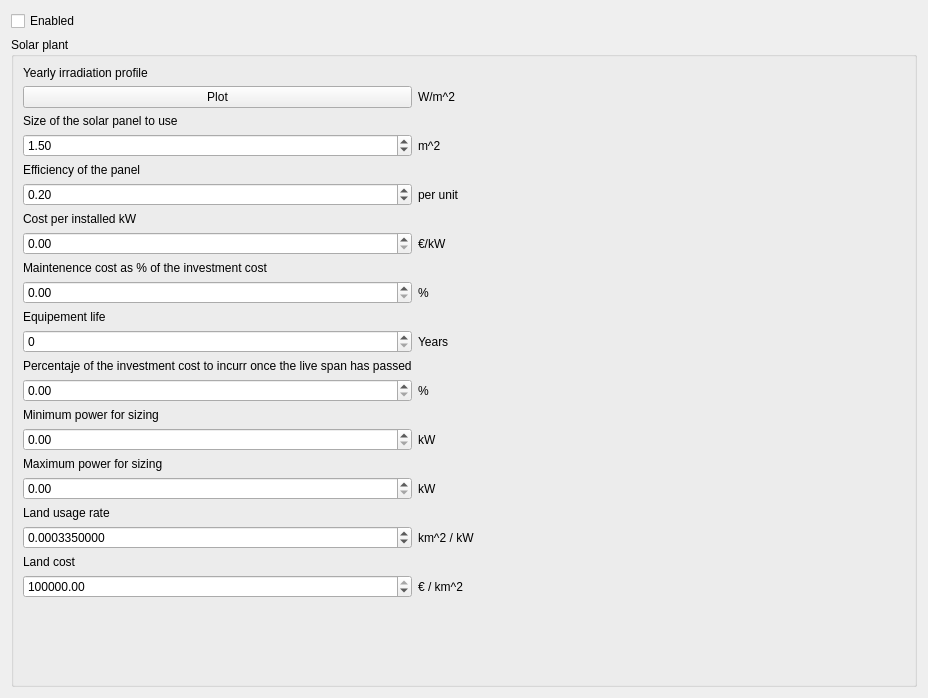
               <widget class="QWidget" name="scrollAreaWidgetContents_2">
                <property name="geometry">
                 <rect>
                  <x>0</x>
                  <y>-191</y>
                  <width>928</width>
                  <height>698</height>
                 </rect>
                </property>
                <layout class="QVBoxLayout" name="verticalLayout">
                 <item>
                  <widget class="QCheckBox" name="solar_enable_checkBox">
                   <property name="text">
                    <string>Enabled</string>
                   </property>
                  </widget>
                 </item>
                 <item>
                  <widget class="QGroupBox" name="groupBox_9">
                   <property name="title">
                    <string>Solar plant</string>
                   </property>
                   <layout class="QGridLayout" name="gridLayout_17">
                    <item row="1" column="0">
                     <widget class="QPushButton" name="solar_plot_irradiation_pushButton">
                      <property name="text">
                       <string>Plot</string>
                      </property>
                     </widget>
                    </item>
                    <item row="6" column="0">
                     <widget class="QLabel" name="label_92">
                      <property name="text">
                       <string>Cost per installed kW</string>
                      </property>
                     </widget>
                    </item>
                    <item row="2" column="0">
                     <widget class="QLabel" name="label_89">
                      <property name="text">
                       <string>Size of the solar panel to use</string>
                      </property>
                     </widget>
                    </item>
                    <item row="12" column="0">
                     <widget class="QLabel" name="label_94">
                      <property name="text">
                       <string>Percentaje of the investment cost to incurr once the live span has passed</string>
                      </property>
                     </widget>
                    </item>
                    <item row="8" column="0">
                     <widget class="QLabel" name="label_90">
                      <property name="text">
                       <string>Maintenence cost as % of the investment cost</string>
                      </property>
                     </widget>
                    </item>
                    <item row="4" column="0">
                     <widget class="QLabel" name="label_91">
                      <property name="text">
                       <string>Efficiency of the panel</string>
                      </property>
                     </widget>
                    </item>
                    <item row="10" column="0">
                     <widget class="QLabel" name="label_93">
                      <property name="text">
                       <string>Equipement life</string>
                      </property>
                     </widget>
                    </item>
                    <item row="0" column="0">
                     <widget class="QLabel" name="label_88">
                      <property name="text">
                       <string>Yearly irradiation profile</string>
                      </property>
                     </widget>
                    </item>
                    <item row="24" column="0" colspan="3">
                     <spacer name="verticalSpacer">
                      <property name="orientation">
                       <enum>Qt::Vertical</enum>
                      </property>
                      <property name="sizeHint" stdset="0">
                       <size>
                        <width>20</width>
                        <height>40</height>
                       </size>
                      </property>
                     </spacer>
                    </item>
                    <item row="15" column="0">
                     <widget class="QLabel" name="label_130">
                      <property name="text">
                       <string>Minimum power for sizing</string>
                      </property>
                     </widget>
                    </item>
                    <item row="17" column="0">
                     <widget class="QLabel" name="label_131">
                      <property name="text">
                       <string>Maximum power for sizing</string>
                      </property>
                     </widget>
                    </item>
                    <item row="11" column="0">
                     <widget class="QSpinBox" name="solar_life_span_spinBox"/>
                    </item>
                    <item row="13" column="1">
                     <widget class="QLabel" name="label_95">
                      <property name="text">
                       <string>%</string>
                      </property>
                     </widget>
                    </item>
                    <item row="3" column="0">
                     <widget class="QDoubleSpinBox" name="solar_panel_size_doubleSpinBox">
                      <property name="value">
                       <double>1.500000000000000</double>
                      </property>
                     </widget>
                    </item>
                    <item row="11" column="1">
                     <widget class="QLabel" name="label_96">
                      <property name="text">
                       <string>Years</string>
                      </property>
                     </widget>
                    </item>
                    <item row="5" column="0">
                     <widget class="QDoubleSpinBox" name="solar_panel_eff_doubleSpinBox">
                      <property name="maximum">
                       <double>1.000000000000000</double>
                      </property>
                      <property name="value">
                       <double>0.200000000000000</double>
                      </property>
                     </widget>
                    </item>
                    <item row="1" column="1">
                     <widget class="QLabel" name="label_101">
                      <property name="text">
                       <string>W/m^2</string>
                      </property>
                     </widget>
                    </item>
                    <item row="5" column="1">
                     <widget class="QLabel" name="label_99">
                      <property name="text">
                       <string>per unit</string>
                      </property>
                     </widget>
                    </item>
                    <item row="7" column="0">
                     <widget class="QDoubleSpinBox" name="solar_unitary_cost_doubleSpinBox">
                      <property name="maximum">
                       <double>999999999.000000000000000</double>
                      </property>
                     </widget>
                    </item>
                    <item row="3" column="1">
                     <widget class="QLabel" name="label_100">
                      <property name="text">
                       <string>m^2</string>
                      </property>
                     </widget>
                    </item>
                    <item row="9" column="1">
                     <widget class="QLabel" name="label_97">
                      <property name="text">
                       <string>%</string>
                      </property>
                     </widget>
                    </item>
                    <item row="16" column="1">
                     <widget class="QLabel" name="label_132">
                      <property name="text">
                       <string>kW</string>
                      </property>
                     </widget>
                    </item>
                    <item row="9" column="0">
                     <widget class="QDoubleSpinBox" name="solar_maintenance_perc_cost_doubleSpinBox">
                      <property name="maximum">
                       <double>999999999.000000000000000</double>
                      </property>
                     </widget>
                    </item>
                    <item row="7" column="1">
                     <widget class="QLabel" name="label_98">
                      <property name="text">
                       <string>€/kW</string>
                      </property>
                     </widget>
                    </item>
                    <item row="13" column="0">
                     <widget class="QDoubleSpinBox" name="solar_after_life_investment_doubleSpinBox"/>
                    </item>
                    <item row="16" column="0">
                     <widget class="QDoubleSpinBox" name="solar_min_power_doubleSpinBox">
                      <property name="maximum">
                       <double>999999999.000000000000000</double>
                      </property>
                      <property name="value">
                       <double>0.000000000000000</double>
                      </property>
                     </widget>
                    </item>
                    <item row="18" column="0">
                     <widget class="QDoubleSpinBox" name="solar_max_power_doubleSpinBox">
                      <property name="maximum">
                       <double>999999999.000000000000000</double>
                      </property>
                      <property name="value">
                       <double>0.000000000000000</double>
                      </property>
                     </widget>
                    </item>
                    <item row="18" column="1">
                     <widget class="QLabel" name="label_133">
                      <property name="text">
                       <string>kW</string>
                      </property>
                     </widget>
                    </item>
                    <item row="19" column="0">
                     <widget class="QLabel" name="label_161">
                      <property name="text">
                       <string>Land usage rate</string>
                      </property>
                     </widget>
                    </item>
                    <item row="20" column="0">
                     <widget class="QDoubleSpinBox" name="solar_land_usage_rate_doubleSpinBox">
                      <property name="decimals">
                       <number>10</number>
                      </property>
                      <property name="maximum">
                       <double>999999999.000000000000000</double>
                      </property>
                      <property name="value">
                       <double>0.000335000000000</double>
                      </property>
                     </widget>
                    </item>
                    <item row="20" column="1">
                     <widget class="QLabel" name="label_160">
                      <property name="text">
                       <string>km^2 / kW</string>
                      </property>
                     </widget>
                    </item>
                    <item row="23" column="0">
                     <widget class="QDoubleSpinBox" name="solar_land_cost_doubleSpinBox">
                      <property name="maximum">
                       <double>999999999.000000000000000</double>
                      </property>
                      <property name="value">
                       <double>100000.000000000000000</double>
                      </property>
                     </widget>
                    </item>
                    <item row="21" column="0">
                     <widget class="QLabel" name="label_163">
                      <property name="text">
                       <string>Land cost</string>
                      </property>
                     </widget>
                    </item>
                    <item row="23" column="1">
                     <widget class="QLabel" name="label_162">
                      <property name="text">
                       <string>€ / km^2</string>
                      </property>
                     </widget>
                    </item>
                   </layout>
                  </widget>
                 </item>
                </layout>
               </widget>
